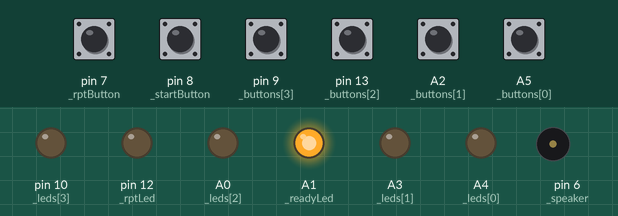
Bench run of a sketch on a simulated Arduino Uno, built with avr-gcc and run on an emulated ATmega328P. On the bench: output pins drawn as LEDs (lit = HIGH), buzzer (waves = sounding). The test bench sets the inputs (shaded band); at power-on: A2 (_buttons[1]), A5 (_buttons[0]), pin 7 (_rptButton), pin 8 (_startButton), pin 9 (_buttons[3]), pin 13 (_buttons[2]) HIGH. Pins used as bus, display or sensor lines are not drawn.

Above: at 1.2 s.
1.3 s: pin 8 (_startButton) pulled LOW for 0.15 s
At 3.1 s:
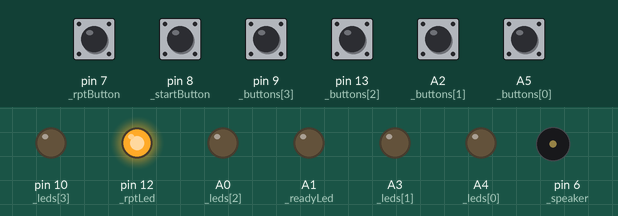
4.0 s: pin 13 (_buttons[2]) pulled LOW for 0.15 s
At 4.9 s:
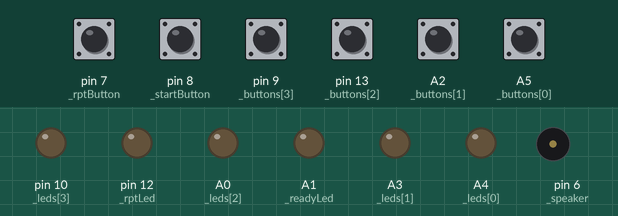
7.1 s: pin 7 (_rptButton) pulled LOW for 0.15 s
At 7.5 s:
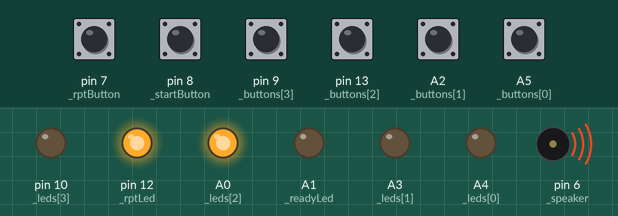
9.6 s: pin 9 (_buttons[3]) pulled LOW for 0.15 s
At 10.4 s:
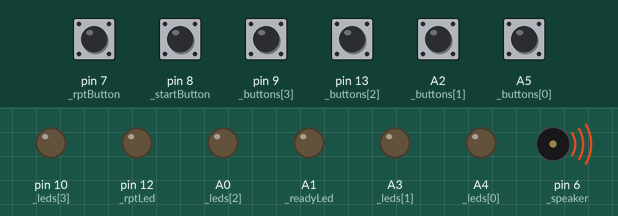
12.7 s: pin 8 (_startButton) pulled LOW for 1 s
At 14.6 s:
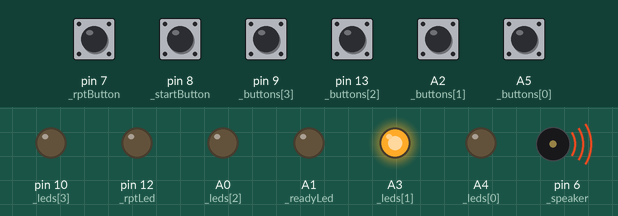
16.2 s: A2 (_buttons[1]) pulled LOW for 0.15 s
At 18.3 s:
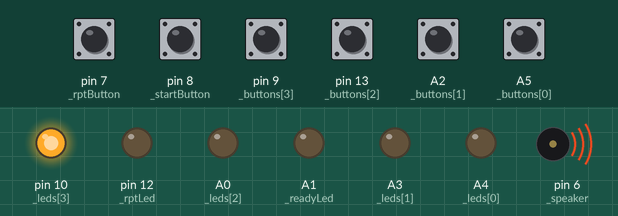
Timing chart, 0 to 20.0 s (numbered marks = the images above; inputs shaded):
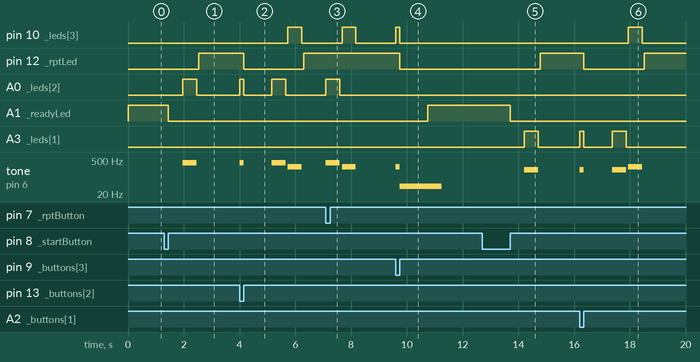

Measured:
- after the input at 1.3 s, pin 12 (_rptLed): LOW → HIGH after 1.2 s; A0 (_leds[2]): LOW → HIGH after 0.66 s, → LOW 0.50 s later; A1 (_readyLed): HIGH → LOW after 0.15 s; tone on pin 6 (_speaker): silent → 392 Hz after 0.66 s, → silent 0.50 s later
- after the input at 4.0 s, pin 10 (_leds[3]): LOW → HIGH after 1.7 s, → LOW 0.50 s later; pin 12 (_rptLed): HIGH → LOW after 0.15 s, → HIGH 2.2 s later; A0 (_leds[2]): LOW → HIGH at once, → LOW 0.15 s later, → HIGH 1.0 s later, → LOW 0.50 s later; tone on pin 6 (_speaker): plays 392 Hz for 0.15 s, 392 Hz for 0.50 s, 262 Hz for 0.50 s, starting at once
- after the input at 7.1 s, pin 10 (_leds[3]): LOW → HIGH after 0.58 s, → LOW 0.50 s later; A0 (_leds[2]): LOW → HIGH at once, → LOW 0.50 s later; tone on pin 6 (_speaker): silent → 392 Hz at once, → silent 0.50 s later, → 262 Hz 0.08 s later, → silent 0.50 s later
- after the input at 9.6 s, pin 10 (_leds[3]): LOW → HIGH at once, → LOW 0.15 s later; pin 12 (_rptLed): HIGH → LOW after 0.15 s; A1 (_readyLed): LOW → HIGH after 1.2 s; tone on pin 6 (_speaker): silent → 262 Hz at once, → 42 Hz 0.15 s later, → silent 1.5 s later
- after the input at 12.7 s, pin 12 (_rptLed): LOW → HIGH after 2.1 s; A1 (_readyLed): HIGH → LOW after 1.0 s; A3 (_leds[1]): LOW → HIGH after 1.5 s, → LOW 0.50 s later; tone on pin 6 (_speaker): silent → 195 Hz after 1.5 s, → silent 0.50 s later
- after the input at 16.2 s, pin 10 (_leds[3]): LOW → HIGH after 1.7 s, → LOW 0.50 s later; pin 12 (_rptLed): HIGH → LOW after 0.15 s, → HIGH 2.2 s later; A3 (_leds[1]): LOW → HIGH at once, → LOW 0.15 s later, → HIGH 1.0 s later, → LOW 0.50 s later; tone on pin 6 (_speaker): plays 195 Hz for 0.15 s, 195 Hz for 0.50 s, 262 Hz for 0.50 s, starting at once

The sketch:

SimonGame_PCB.ino
```cpp
const int _leds[] = {A4,A3,A0,10};
const int _buttons[] = {A5,A2,13,9};
const int _startButton = 8;
const int _readyLed = A1;
const int _rptButton = 7;
const int _rptLed = 12;
const int _speaker = 6;
const int _scoreClk = 2;
const int _scoreRst = 4;
const int _tones[] = {330,195,392,262};
String _sequence = "";
bool _allowRepeatSeq;

void setup()
{
  for(int i=0; i<4; i++)
  {
    pinMode(_leds[i], OUTPUT);
    pinMode(_buttons[i], INPUT_PULLUP);
  }
  pinMode(_startButton, INPUT_PULLUP);
  pinMode(_readyLed, OUTPUT);
  pinMode(_rptButton, INPUT_PULLUP);
  pinMode(_rptLed, OUTPUT);
  pinMode(_scoreClk, OUTPUT);
  pinMode(_scoreRst, OUTPUT);
  pinMode(_speaker, OUTPUT);

  for(int i=0; i<4; i++)
  {
    digitalWrite(_leds[i], LOW);
  }
  resetScore();
}

void loop()
{
  // Wait for user to press start button
  waitForPlayerStart();
  resetScore();

  // initialize game
  int score = 0;
  _sequence = "";
  int seqLen = 0;
  bool continueGame = true;

  // loop until user loses game
  while(continueGame)
  {
    updateSequence();
    seqLen++;
    showSequence();
    digitalWrite(_rptLed, HIGH);
    _allowRepeatSeq = true;

    String response = "";
    for(int i=0; i<seqLen; i++)
    {
      response += getButtonPress();
      digitalWrite(_rptLed, LOW);
      if(_sequence.startsWith(response))
      {
        score++;
        updateScore();
        scoreIsMilestone(score);
      }
      else
      {
        continueGame = false;
        // Game Lost
        tone(_speaker, 42, 1500);
        break;
      }
    }
    delay(1000);
  }
}

void waitForPlayerStart()
{
  digitalWrite(_readyLed, HIGH);
  while(digitalRead(_startButton) == HIGH){}
  delay(150);
  while(digitalRead(_startButton) == LOW){}
  digitalWrite(_readyLed, LOW);
  delay(500);
}

void showSequence()
{
  int l = _sequence.length();
  int toneLen = getToneLen(l);

  for(int i=0; i<l; i++)
  {
    int ledIdx = _sequence[i] - 49;
    digitalWrite(_leds[ledIdx], HIGH);
    tone(_speaker, _tones[ledIdx], toneLen);
    delay(toneLen);
    digitalWrite(_leds[ledIdx], LOW);
    delay(75);
  }
}

int getToneLen(int sequenceLen)
{
  if(sequenceLen>11) return 260;
  if(sequenceLen>7)  return 380;
  return 500;
}

void updateSequence()
{
  int randomSeq = 49 + (millis() % 4);
  _sequence += char(randomSeq);
}

char getButtonPress()
{
  char response;
  bool buttonPressed = false;
  while(!buttonPressed)
  {
    for(int i=0; i<4; i++)
    {
      if(digitalRead(_buttons[i]) == LOW)
      {
        // we have a button press, so record it, and light the led
        response = char(i + 49);
        digitalWrite(_leds[i], HIGH);
        tone(_speaker, _tones[i]);
        // debounce delay
        delay(100);
        // wait for the player to release the button, then turn the led off
        while(digitalRead(_buttons[i]) == LOW){}
        digitalWrite(_leds[i], LOW);
        buttonPressed = true;
        noTone(_speaker);
        break;
      }
      else
      {
        // no button pressed yet, so see if the user can and wants to repeat the sequence
        if(_allowRepeatSeq && (digitalRead(_rptButton) == LOW))
        {
          showSequence();
        }
      }
    }
  }
  _allowRepeatSeq = false;
  return response;
}

void resetScore()
{
  digitalWrite(_scoreRst, HIGH);
  delay(10);
  digitalWrite(_scoreRst, LOW);
}

void updateScore()
{
  digitalWrite(_scoreClk, HIGH);
  delay(10);
  digitalWrite(_scoreClk, LOW);
}

void scoreIsMilestone(int score)
{

 if(score == 55 || score == 120 || score == 210 ||
    score == 325 || score == 465 || score == 630 ||
    score == 820 || score == 990)
  {
    playWinningSound();
  }
}


// Code below is for the winning sound - "Ode To Joy"
// Taken from https://github.com/robsoncouto/arduino-songs
// Many thanks Robson Couto

/*
  Ode to Joy - Beethoven's Symphony No. 9
  Connect a piezo buzzer or speaker to pin 11 or select a new pin.
  More songs available at https://github.com/robsoncouto/arduino-songs

                                              Robson Couto, 2019
*/
#define NOTE_B0  31
#define NOTE_C1  33
#define NOTE_CS1 35
#define NOTE_D1  37
#define NOTE_DS1 39
#define NOTE_E1  41
#define NOTE_F1  44
#define NOTE_FS1 46
#define NOTE_G1  49
#define NOTE_GS1 52
#define NOTE_A1  55
#define NOTE_AS1 58
#define NOTE_B1  62
#define NOTE_C2  65
#define NOTE_CS2 69
#define NOTE_D2  73
#define NOTE_DS2 78
#define NOTE_E2  82
#define NOTE_F2  87
#define NOTE_FS2 93
#define NOTE_G2  98
#define NOTE_GS2 104
#define NOTE_A2  110
#define NOTE_AS2 117
#define NOTE_B2  123
#define NOTE_C3  131
#define NOTE_CS3 139
#define NOTE_D3  147
#define NOTE_DS3 156
#define NOTE_E3  165
#define NOTE_F3  175
#define NOTE_FS3 185
#define NOTE_G3  196
#define NOTE_GS3 208
#define NOTE_A3  220
#define NOTE_AS3 233
#define NOTE_B3  247
#define NOTE_C4  262
#define NOTE_CS4 277
#define NOTE_D4  294
#define NOTE_DS4 311
#define NOTE_E4  330
#define NOTE_F4  349
#define NOTE_FS4 370
#define NOTE_G4  392
#define NOTE_GS4 415
#define NOTE_A4  440
#define NOTE_AS4 466
#define NOTE_B4  494
#define NOTE_C5  523
#define NOTE_CS5 554
#define NOTE_D5  587
#define NOTE_DS5 622
#define NOTE_E5  659
#define NOTE_F5  698
#define NOTE_FS5 740
#define NOTE_G5  784
#define NOTE_GS5 831
#define NOTE_A5  880
#define NOTE_AS5 932
#define NOTE_B5  988
#define NOTE_C6  1047
#define NOTE_CS6 1109
#define NOTE_D6  1175
#define NOTE_DS6 1245
#define NOTE_E6  1319
#define NOTE_F6  1397
#define NOTE_FS6 1480
#define NOTE_G6  1568
#define NOTE_GS6 1661
#define NOTE_A6  1760
#define NOTE_AS6 1865
#define NOTE_B6  1976
#define NOTE_C7  2093
#define NOTE_CS7 2217
#define NOTE_D7  2349
#define NOTE_DS7 2489
#define NOTE_E7  2637
#define NOTE_F7  2794
#define NOTE_FS7 2960
#define NOTE_G7  3136
#define NOTE_GS7 3322
#define NOTE_A7  3520
#define NOTE_AS7 3729
#define NOTE_B7  3951
#define NOTE_C8  4186
#define NOTE_CS8 4435
#define NOTE_D8  4699
#define NOTE_DS8 4978
#define REST 0

// change this to make the song slower or faster
int tempo=150;

// change this to whichever pin you want to use
int buzzer = A1;

// notes of the moledy followed by the duration.
// a 4 means a quarter note, 8 an eighteenth , 16 sixteenth, so on
// !!negative numbers are used to represent dotted notes,
// so -4 means a dotted quarter note, that is, a quarter plus an eighteenth!!
int melody[] = {
  NOTE_E4,4,  NOTE_E4,4,  NOTE_F4,4,  NOTE_G4,4,//1
  NOTE_G4,4,  NOTE_F4,4,  NOTE_E4,4,  NOTE_D4,4,
  NOTE_C4,4,  NOTE_C4,4,  NOTE_D4,4,  NOTE_E4,4,
  NOTE_E4,-4, NOTE_D4,8,  NOTE_D4,2,

  NOTE_E4,4,  NOTE_E4,4,  NOTE_F4,4,  NOTE_G4,4,//4
  NOTE_G4,4,  NOTE_F4,4,  NOTE_E4,4,  NOTE_D4,4,
  NOTE_C4,4,  NOTE_C4,4,  NOTE_D4,4,  NOTE_E4,4,
  NOTE_D4,-4,  NOTE_C4,8,  NOTE_C4,2,

  NOTE_D4,4,  NOTE_D4,4,  NOTE_E4,4,  NOTE_C4,4,//8
  NOTE_D4,4,  NOTE_E4,8,  NOTE_F4,8,  NOTE_E4,4, NOTE_C4,4,
  NOTE_D4,4,  NOTE_E4,8,  NOTE_F4,8,  NOTE_E4,4, NOTE_D4,4,
  NOTE_C4,4,  NOTE_D4,4,  NOTE_G3,2,

  NOTE_E4,4,  NOTE_E4,4,  NOTE_F4,4,  NOTE_G4,4,//12
  NOTE_G4,4,  NOTE_F4,4,  NOTE_E4,4,  NOTE_D4,4,
  NOTE_C4,4,  NOTE_C4,4,  NOTE_D4,4,  NOTE_E4,4,
  NOTE_D4,-4,  NOTE_C4,8,  NOTE_C4,2
};

// sizeof gives the number of bytes, each int value is composed of two bytes (16 bits)
// there are two values per note (pitch and duration), so for each note there are four bytes
int notes=sizeof(melody)/sizeof(melody[0])/2;

// this calculates the duration of a whole note in ms (60s/tempo)*4 beats
int wholenote = (60000 * 4) / tempo;

int divider = 0, noteDuration = 0;

void playWinningSound() {
  // MEH - added code to iterate over the leds as each of the notes are played
  int ledDir = 1;
  int ledIdx = 0;

  // iterate over the notes of the melody.
  // Remember, the array is twice the number of notes (notes + durations)
  for (int thisNote = 0; thisNote < notes * 2; thisNote = thisNote + 2) {

    // calculates the duration of each note
    divider = melody[thisNote + 1];
    if (divider > 0) {
      // regular note, just proceed
      noteDuration = (wholenote) / divider;
    } else if (divider < 0) {
      // dotted notes are represented with negative durations!!
      noteDuration = (wholenote) / abs(divider);
      noteDuration *= 1.5; // increases the duration in half for dotted notes
    }

    // we only play the note for 90% of the duration, leaving 10% as a pause
    tone(_speaker, melody[thisNote], noteDuration*0.95);

    // MEH - light the correct LED
    digitalWrite(_leds[ledIdx], HIGH);

    // Wait for the specief duration before playing the next note.
    delay(noteDuration);

    // MEH - unlight the correct LED
    digitalWrite(_leds[ledIdx], LOW);
    // MEH - determine next led
    ledIdx += ledDir;
    if(ledIdx == -1 || ledIdx == 4)
    {
      ledDir = -ledDir;
      ledIdx = ledIdx + (ledDir * 2);
    }

    // stop the waveform generation before the next note.
    noTone(buzzer);
  }
}
```
